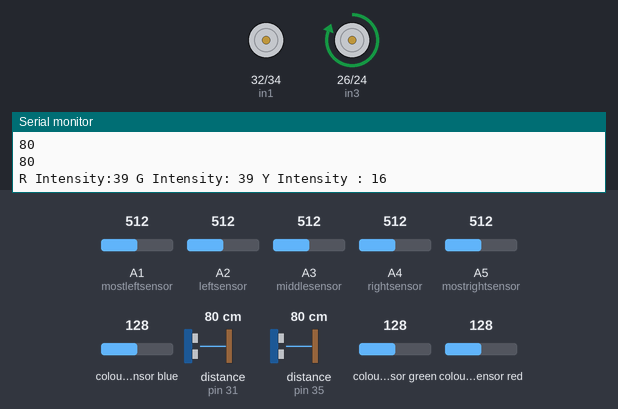
Recording of a sketch running on a simulated Arduino Mega 2560, built with avr-gcc and run on an emulated ATmega2560. On the bench: motor-driver pin pairs drawn as motors (green arrow = first pin HIGH = forward, orange = second pin HIGH = backward, longer = more drive, scaled by the enable pin), the last lines printed to the serial monitor. Wiring (inferred from the names in the program): 2 × ultrasonic range finder: trigger pin 33, echo pin 31 / trigger pin 37, echo pin 35; TCS3200 colour sensor: output pin 45; S2 pin 47; S3 pin 49; S0 pin 51; S1 pin 53. Inputs (shaded band) come from the test bench; at power-on: colour sensor green 128, distance to the obstacle (sensors on pin 35, pin 31) 80 cm, A1 (mostleftsensor) = 512, A2 (leftsensor) = 512, A3 (middlesensor) = 512, A4 (rightsensor) = 512, A5 (mostrightsensor) = 512, colour sensor blue 128, colour sensor red 128. The echo pulse lasts 58.3 µs per cm.

Above: at 1.2 s.
1.3 s: colour sensor green set to 124
At 2.0 s:
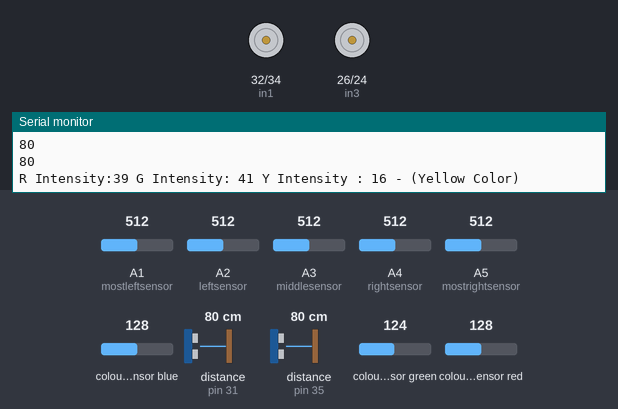
4.3 s: distance to the obstacle (sensor on pin 35) set to 2 cm
At 4.67 s:
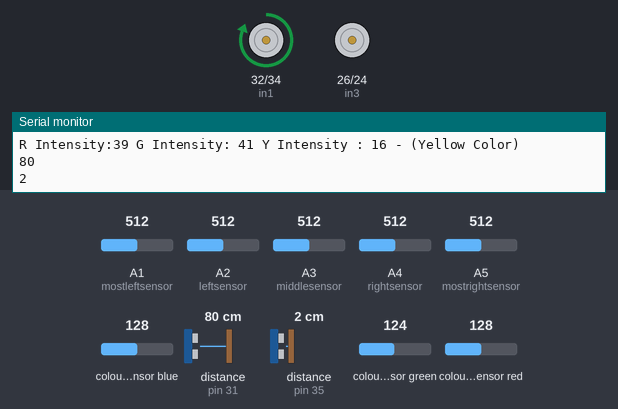
Timing chart, 0 to 13.3 s (numbered marks = the images above; inputs shaded):
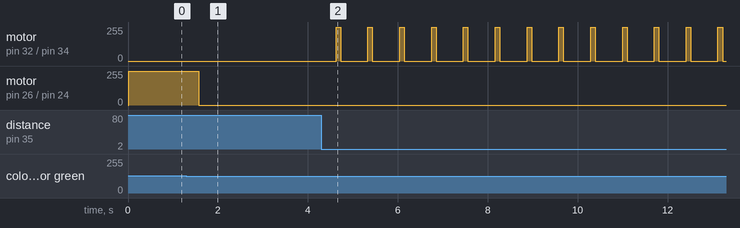

The sketch:

maincode.ino
```cpp
//Arduino Connections:
const int s0 = 51;
const int s1 = 53;
const int s2 = 47;
const int s3 = 49;
const int out = 45;

int red = 0;
int green = 0;
int yellow = 0;

int mostrightsensor= A5;
int rightsensor =A4;
int middlesensor =A3;
int leftsensor =A2;
int mostleftsensor =A1;
int referancevalue = 600;

int enA = 30;
int in1 = 32;
int in2 = 34;
int enB = 22;
int in3 = 26;
int in4 = 24;

int echoPin_1 = 31;
int trigPin_1 = 33;
int echoPin_2 = 35;
int trigPin_2 = 37;


long time1, distance1, time2, distance2; // defined variables for ultrasonik sensor


void setup()
{
 Serial.begin(9600);

  pinMode(mostrightsensor,INPUT);
  pinMode(rightsensor, INPUT);
  pinMode(middlesensor, INPUT);
  pinMode(leftsensor, INPUT);
  pinMode(mostleftsensor, INPUT);
  pinMode(in1, OUTPUT);
  pinMode(in2, OUTPUT);
  pinMode(in3, OUTPUT);
  pinMode(in4, OUTPUT);
  pinMode(enA, OUTPUT);
  pinMode(enB, OUTPUT);
  pinMode(s0, OUTPUT);
  pinMode(s1, OUTPUT);
  pinMode(s2, OUTPUT);
  pinMode(s3, OUTPUT);
  pinMode(out, INPUT);
  digitalWrite(s0, HIGH);
  digitalWrite(s1, HIGH);
  pinMode(echoPin_1, INPUT);
  pinMode(trigPin_1, OUTPUT);
  delay(10);
  pinMode(echoPin_2, INPUT);
  pinMode(trigPin_2, OUTPUT);
  pinMode(in1, OUTPUT);
  pinMode(in2, OUTPUT);
  pinMode(in3, OUTPUT);
  pinMode(in4, OUTPUT);
  pinMode(enA, OUTPUT);
  pinMode(enB, OUTPUT);
}
void loop()
{
 color();
 Serial.print("R Intensity:");
 Serial.print(red, DEC);
 Serial.print(" G Intensity: ");
 Serial.print(green, DEC);
 Serial.print(" Y Intensity : ");
 Serial.print(yellow, DEC);
 mostrightsensor = analogRead(A5); // Analog value from Sensor 5 is converted to digital
  rightsensor = analogRead(A4); // Analog value from Sensor 4 is converted to digital
  middlesensor = analogRead(A3);// Analog value from Sensor 3 is converted to digital
  leftsensor = analogRead(A2);// Analog value from Sensor 2 is converted to digital
  mostleftsensor = analogRead(A1);// Analog value from Sensor 1 is converted to digital
if (yellow < red && red < green && red < 60 && green > 80) // (With the lighting these conditions are changing.)
 {
  Stop();

 }
 else if (yellow < red && red < green && yellow < 24 && red > 10 && green < 80)
 {
  Stop();
  delay(300);
 Serial.println(" - (Yellow Color)");

 }
 else if (yellow <= green && green < red)
 {

 Serial.println(" - (Green Color)");
 if((mostleftsensor) >= referancevalue && (leftsensor) >= referancevalue && (middlesensor) <= referancevalue && (rightsensor)>= referancevalue && (mostrightsensor) >= referancevalue ){
  // when the middle sensor  see the line, the robot moves forward.
   forward();  // go forward
   }

else if((mostleftsensor) >= referancevalue && (leftsensor) >= referancevalue && (middlesensor) >= referancevalue && (rightsensor) >= referancevalue && (mostrightsensor) >=referancevalue   ){
  // Right when right sensor see the line, the robot turns right.
   turnright();  //turn right
   }

else if((mostleftsensor) >= referancevalue && (leftsensor) >= referancevalue && (middlesensor) >= referancevalue && (rightsensor) >= referancevalue && (mostrightsensor) <=referancevalue   ){
  // Right when most right sensor see the line, the robot turns right.
  turnright();  //turn right
   }
    else if((mostleftsensor)  >= referancevalue && (leftsensor)  >= referancevalue && (middlesensor) <= referancevalue && (rightsensor) <= referancevalue && (mostrightsensor) >= referancevalue ){
  turnright();  //turn right
 }
  else if((mostleftsensor)  >= referancevalue && (leftsensor)  >= referancevalue && (middlesensor) <= referancevalue && (rightsensor) >= referancevalue && (mostrightsensor) <= referancevalue ){
  turnright();  //turn right
 }
  else if((mostleftsensor)  >= referancevalue && (leftsensor)  >= referancevalue && (middlesensor)>= referancevalue && (rightsensor) <= referancevalue && (mostrightsensor)  <= referancevalue ){
  turnright();  //turn right
 }
 else if((mostleftsensor) >= referancevalue && (leftsensor) <= referancevalue && (middlesensor) >= referancevalue && (rightsensor) >= referancevalue && (mostrightsensor) >= referancevalue ){
  // Left when left sensor see the line, the robot turns left.
  turnleft();  //turn left
  }
else if((mostleftsensor) <= referancevalue && (leftsensor) >= referancevalue && (middlesensor) >= referancevalue && (rightsensor) >= referancevalue && (mostrightsensor) >= referancevalue ){
  // Left when most left sensor see the line, the robot turns left.
  turnleft();  //turn left
  }
 else if((mostleftsensor) >= referancevalue && (leftsensor) <= referancevalue && (middlesensor) <= referancevalue && (rightsensor) >= referancevalue && (mostrightsensor) >= referancevalue ){
  turnleft();  //turn left
 }

  else if((mostleftsensor)  <= referancevalue && (leftsensor)  <= referancevalue && (middlesensor)<= referancevalue && (rightsensor)  >= referancevalue && (mostrightsensor) >= referancevalue ){
  turnleft();  //turn left
 }
 else if((mostleftsensor) <= referancevalue && (leftsensor) <= referancevalue && (middlesensor) >= referancevalue && (rightsensor) >= referancevalue && (mostrightsensor) >= referancevalue ){
  turnleft();  //turn left
 }
 else
 {
  turnaroundtillseetheline();
 }
}
 else if (yellow < red && red < green && red > 65 && green > 75)
 {

 Serial.println(" - (No Color)");
 if((mostleftsensor) >= referancevalue && (leftsensor) >= referancevalue && (middlesensor) <= referancevalue && (rightsensor)>= referancevalue && (mostrightsensor) >= referancevalue ){
  // when the middle sensor  see the line, the robot moves forward.
   forward();  // go forward
   }

else if((mostleftsensor) >= referancevalue && (leftsensor) >= referancevalue && (middlesensor) >= referancevalue && (rightsensor) >= referancevalue && (mostrightsensor) >=referancevalue   ){
  // Right when right sensor see the line, the robot turns right.
   turnright();  //turn right
   }

else if((mostleftsensor) >= referancevalue && (leftsensor) >= referancevalue && (middlesensor) >= referancevalue && (rightsensor) >= referancevalue && (mostrightsensor) <=referancevalue   ){
  // Right when most right sensor see the line, the robot turns right.
  turnright();  //turn right
   }
    else if((mostleftsensor)  >= referancevalue && (leftsensor)  >= referancevalue && (middlesensor) <= referancevalue && (rightsensor) <= referancevalue && (mostrightsensor) >= referancevalue ){
  turnright();  //turn right
 }
  else if((mostleftsensor)  >= referancevalue && (leftsensor)  >= referancevalue && (middlesensor) <= referancevalue && (rightsensor) >= referancevalue && (mostrightsensor) <= referancevalue ){
  turnright();  //turn right
 }
  else if((mostleftsensor)  >= referancevalue && (leftsensor)  >= referancevalue && (middlesensor)>= referancevalue && (rightsensor) <= referancevalue && (mostrightsensor)  <= referancevalue ){
  turnright();  //turn right
 }
 else if((mostleftsensor) >= referancevalue && (leftsensor) <= referancevalue && (middlesensor) >= referancevalue && (rightsensor) >= referancevalue && (mostrightsensor) >= referancevalue ){
  // Left when left sensor see the line, the robot turns left.
  turnleft();  //turn left
  }
else if((mostleftsensor) <= referancevalue && (leftsensor) >= referancevalue && (middlesensor) >= referancevalue && (rightsensor) >= referancevalue && (mostrightsensor) >= referancevalue ){
  // Left when most left sensor see the line, the robot turns left.
  turnleft();  //turn left
  }
 else if((mostleftsensor) >= referancevalue && (leftsensor) <= referancevalue && (middlesensor) <= referancevalue && (rightsensor) >= referancevalue && (mostrightsensor) >= referancevalue ){
  turnleft();  //turn left
 }

  else if((mostleftsensor)  <= referancevalue && (leftsensor)  <= referancevalue && (middlesensor)<= referancevalue && (rightsensor)  >= referancevalue && (mostrightsensor) >= referancevalue ){
  turnleft();  //turn left
 }
 else if((mostleftsensor) <= referancevalue && (leftsensor) <= referancevalue && (middlesensor) >= referancevalue && (rightsensor) >= referancevalue && (mostrightsensor) >= referancevalue ){
  turnleft();  //turn left
 }
 else {
  turnaroundtillseetheline();  //turn left
 }
}
 else{

 Serial.println();
 if((mostleftsensor) >= referancevalue && (leftsensor) >= referancevalue && (middlesensor) <= referancevalue && (rightsensor)>= referancevalue && (mostrightsensor) >= referancevalue ){
  // when the middle sensor  see the line, the robot moves forward.
   forward();  // go forward
   }

else if((mostleftsensor) >= referancevalue && (leftsensor) >= referancevalue && (middlesensor) >= referancevalue && (rightsensor) >= referancevalue && (mostrightsensor) >=referancevalue   ){
  // Right when right sensor see the line, the robot turns right.
   turnright();  //turn right
   }

else if((mostleftsensor) >= referancevalue && (leftsensor) >= referancevalue && (middlesensor) >= referancevalue && (rightsensor) >= referancevalue && (mostrightsensor) <=referancevalue   ){
  // Right when most right sensor see the line, the robot turns right.
  turnright();  //turn right
   }
    else if((mostleftsensor)  >= referancevalue && (leftsensor)  >= referancevalue && (middlesensor) <= referancevalue && (rightsensor) <= referancevalue && (mostrightsensor) >= referancevalue ){
  turnright();  //turn right
 }
  else if((mostleftsensor)  >= referancevalue && (leftsensor)  >= referancevalue && (middlesensor) <= referancevalue && (rightsensor) >= referancevalue && (mostrightsensor) <= referancevalue ){
  turnright();  //turn right
 }
  else if((mostleftsensor)  >= referancevalue && (leftsensor)  >= referancevalue && (middlesensor)>= referancevalue && (rightsensor) <= referancevalue && (mostrightsensor)  <= referancevalue ){
  turnright();  //turn right
 }
 else if((mostleftsensor) >= referancevalue && (leftsensor) <= referancevalue && (middlesensor) >= referancevalue && (rightsensor) >= referancevalue && (mostrightsensor) >= referancevalue ){
  // Left when left sensor see the line, the robot turns left.
  turnleft();  //turn left
  }
else if((mostleftsensor) <= referancevalue && (leftsensor) >= referancevalue && (middlesensor) >= referancevalue && (rightsensor) >= referancevalue && (mostrightsensor) >= referancevalue ){
  // Left when most left sensor see the line, the robot turns left.
  turnleft();  //turn left
  }
 else if((mostleftsensor) >= referancevalue && (leftsensor) <= referancevalue && (middlesensor) <= referancevalue && (rightsensor) >= referancevalue && (mostrightsensor) >= referancevalue ){
  turnleft();  //turn left
 }

  else if((mostleftsensor)  <= referancevalue && (leftsensor)  <= referancevalue && (middlesensor)<= referancevalue && (rightsensor)  >= referancevalue && (mostrightsensor) >= referancevalue ){
  turnleft();  //turn left
 }
 else if((mostleftsensor) <= referancevalue && (leftsensor) <= referancevalue && (middlesensor) >= referancevalue && (rightsensor) >= referancevalue && (mostrightsensor) >= referancevalue ){
  turnleft();  //turn left
 }
 else {
  turnaroundtillseetheline();  //turn left
 }
 }
 delay(300);

  digitalWrite(trigPin_1, LOW);//sensör pasif hale getirildi
  delayMicroseconds(2);
  digitalWrite(trigPin_1, HIGH); //Sensore ses dalgasının üretmesi için emir verildi
  delayMicroseconds(2);
  digitalWrite(trigPin_1, LOW); //Yeni dalgaların üretilmemesi için trig pini LOW konumuna getirildi
  delayMicroseconds(2);
  time1 = pulseIn(echoPin_1, HIGH); //ses dalgasının geri dönmesi için geçen sure ölçülüyor
  distance1 = time1 / 29.1 / 2; //ölçülen süre uzaklığa çevriliyor

  digitalWrite(trigPin_2, LOW);//sensör pasif hale getirildi
  delayMicroseconds(2);
  digitalWrite(trigPin_2, HIGH); //Sensore ses dalgasının üretmesi için emir verildi
  delayMicroseconds(2);
  digitalWrite(trigPin_2, LOW); //Yeni dalgaların üretilmemesi için trig pini LOW konumuna getirildi
  delayMicroseconds(2);
  time2 = pulseIn(echoPin_2, HIGH); //ses dalgasının geri dönmesi için geçen sure ölçülüyor
  distance2 = time2 / 29.1 / 2; //ölçülen süre uzaklığa çevriliyor


  Serial.println(distance1);
  Serial.println(distance2);

    if (distance1 > 25 && distance2 > 20){
    forward(); // ileri git
  }
  else if (distance1 < 25 && distance2 > 20 ) // Uzaklık 15'den küçük ise,
  {
    turnright();// 500 ms sağa dön
   delay(100);
   forward();
  }
  else if ( distance1 > 25 && distance2 < 20 )
  {
    turnleft();// 700 ms sola dön
    delay(100);
    forward();
  }
  else {
    forward();
  }

 }


void color()
{
 digitalWrite(s2, LOW);
 digitalWrite(s3, LOW);
 //count OUT, pRed, RED
 red = pulseIn(out, digitalRead(out) == HIGH ? LOW : HIGH);
 digitalWrite(s2, HIGH);
 digitalWrite(s3, LOW);
 //count OUT, pBLUE, BLUE
 yellow = pulseIn(out, digitalRead(out) == HIGH ? LOW : HIGH);
 digitalWrite(s2, HIGH);
 digitalWrite(s3, HIGH);
 //count OUT, pGreen, GREEN
 green = pulseIn(out, digitalRead(out) == HIGH ? LOW : HIGH);
}
void forward(){  // Robotun ileri yönde hareketi için fonksiyon tanımlıyoruz.

  digitalWrite(in1, HIGH);
  digitalWrite(in2, LOW);
  analogWrite(enA, 130);

  digitalWrite(in3, HIGH);
  digitalWrite(in4, LOW);
  analogWrite(enB, 130);

}
void turnright(){ // Robotun sağa dönme hareketi için fonksiyon tanımlıyoruz.

  digitalWrite(in1, HIGH); // Sağ motorun ileri hareketi aktif
  digitalWrite(in2, LOW); // Sağ motorun geri hareketi pasif
  analogWrite(enA, 0); // Sağ motorun hızı 0 (Motor duruyor)

  digitalWrite(in3, HIGH); // Sol motorun ileri hareketi aktif
  digitalWrite(in4, LOW); // Sol motorun geri hareketi pasif
  analogWrite(enB, 130); // Sol motorun hızı 150

}

void turnleft(){ // Robotun sola dönme hareketi için fonksiyon tanımlıyoruz.

  digitalWrite(in1, HIGH); // Sağ motorun ileri hareketi aktif
  digitalWrite(in2, LOW); // Sağ motorun geri hareketi pasif
  analogWrite(enA, 130); // Sağ motorun hızı 150

  digitalWrite(in3, HIGH); // Sol motorun ileri hareketi aktif
  digitalWrite(in4, LOW); // Sol motorun geri hareketi pasif
  analogWrite(enB, 0); // Sol motorun hızı 0 (Motor duruyor)

}
 void turnaroundtillseetheline(){
  digitalWrite(in1, HIGH); // Sağ motorun ileri hareketi aktif
  digitalWrite(in2, LOW); // Sağ motorun geri hareketi pasif
  analogWrite(enA, 0); // Sağ motorun hızı 0 (Motor duruyor)

  digitalWrite(in3, HIGH); // Sol motorun ileri hareketi aktif
  digitalWrite(in4, LOW); // Sol motorun geri hareketi pasif
  analogWrite(enB, 190); // Sol motorun hızı 150
}


void Stop(){ // Robotun durma hareketi için fonksiyon tanımlıyoruz.

  digitalWrite(in1, HIGH);
  digitalWrite(in2, LOW);
  analogWrite(enA, 0);

  digitalWrite(in3, HIGH);
  digitalWrite(in4, LOW);
  analogWrite(enB, 0);
}
```

Measured:
- the behaviour switches between 128 and 127 on colour sensor green (found by bisection; images 0 and 1)
- after the input at 1.3 s, motor on pin 26 (in3) / pin 24 (in4): forward 255/255 → stopped after 0.27 s
- after the input at 4.3 s, motor on pin 32 (in1) / pin 34 (in2): alternates forward 255/255 for 0.10 s and stopped for 0.61 s, starting after 0.33 s
